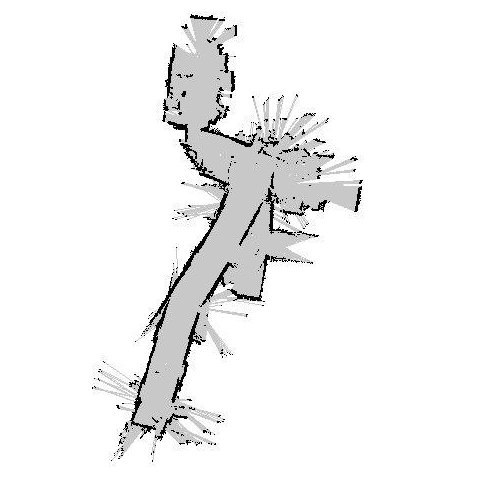
#> input picture src/grounding/spatial_cognition/robots_map.jpg, 480 x 480 px, found by its file name
$ python map_grounding.py
#> lines starting #> are read from the running program, lines starting #| are printed output that depends on the picture; after the words box and inside, x2 and y2 are one past the last pixel; in counts of white or black regions, pixels touching at a corner belong together
import numpy as np
import cv2
from PIL import Image, ImageDraw
from collections import Counter

def pil_to_list(img):
    return np.array(img.getdata(), np.uint8).reshape(img.size[1], img.size[0], 3)


def experiment_slam_input():


    im = Image.open('spatial_cognition/robots_map.jpg')
#> im is the input picture: PIL image 480x480 RGB; min 0, max 255, mean 241.7
    img_drawer = ImageDraw.Draw(im)
    block_sizes = [1, 2, 3, 4, 5, 6, 8, 10, 12, 15, 16, 20, 24, 30, 32, 40, 48, 60, 64, 80, 96, 120, 160, 192, 240, 320,
                   480, 960]
    block_size = block_sizes[2]
    n, m = im.height, im.width
#> n = 480; m = 480
    # ss = set()
    for i in range(n):
        for j in range(m):
            q = sum(im.getpixel((i, j))) // 3
            offset = 253
            if q > offset:
                img_drawer.point((i, j), fill=(0, 0, 0))
            elif q > 50:
                img_drawer.point((i, j), fill=(255, 255, 255))
            else:
                img_drawer.point((i, j), fill=(0, 0, 0))

    # N, M = n // block_size, m // block_size
    # maze = np.zeros(shape=(N, M)).astype(int)


    for i in range(n // block_size):
        for j in range(m // block_size):
            colors_sum = 0
            x, y = i, j
            for ii in range(x * block_size, x * block_size + block_size):
                for jj in range(y * block_size, y * block_size + block_size):
                    colors_sum += sum(im.getpixel((ii, jj))) // 3

            colors_sum /= block_size * block_size
            # ss.add(colors_sum)
            for ii in range(x * block_size, x * block_size + block_size):
                for jj in range(y * block_size, y * block_size + block_size):
                    # [4 lines of commented-out code are left out]
                    if colors_sum > 240:
                        img_drawer.point((ii, jj), fill=(255, 255, 255))
                    else:
                        img_drawer.point((ii, jj), fill=(0, 0, 0))

    block_size *= 2

    prev_color = []
    for i in range(n // block_size):
        for j in range(m // block_size):
            x, y = i, j
            for ii in range(x * block_size, x * block_size + block_size):
                for jj in range(y * block_size, y * block_size + block_size):
                    prev_color.append(sum(im.getpixel((ii, jj))) // 3)
            common_color = Counter(prev_color).most_common()[0][0]
            for ii in range(x * block_size, x * block_size + block_size):
                for jj in range(y * block_size, y * block_size + block_size):
                    if common_color > 240:
                        img_drawer.point((ii, jj), fill=(255, 255, 255))
                    else:
                        img_drawer.point((ii, jj), fill=(0, 0, 0))
            prev_color = []
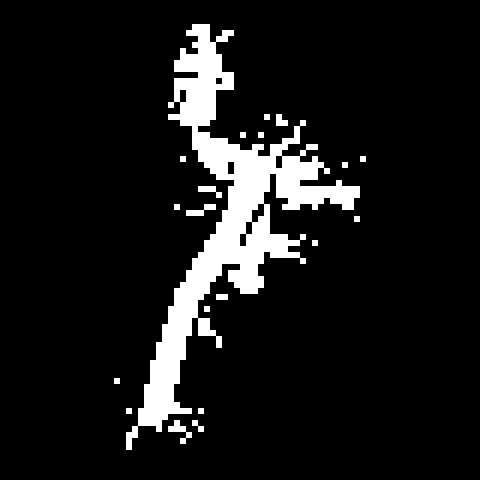
#> im: PIL image 480x480 RGB; 9.5% white; 20 white regions, largest, box (x1, y1, x2, y2) and area: (126, 24, 360, 450) 20700, (168, 420, 192, 444) 216, (186, 204, 216, 216) 180

    whiteline = {}
    line = []
    for j in range(m):
        counter = 0
        for i in range(n):
            if sum(im.getpixel((i, j))) // 3 == 255:
                counter += 1
                line.append((i, j))
            else:
                whiteline[counter] = line
                counter = 0
                line = []
    a = sorted(list(whiteline))
    a.reverse()
    print(a)
#| [84, 78, 72, 66, 60, 54, 48, 42, 36, 30, 24, 18, 12, 6, 0]
    for i, j in whiteline[a[1]]:
        img_drawer.point((i, j), fill=(255, 0, 0))
    print(len(whiteline))
#| 15

    #TODO выделение комнат

    # open_cv_image = np.array(im)
    # # Convert RGB to BGR
    # open_cv_image = open_cv_image[:, :, ::-1].copy()
    # edged = cv2.Canny(open_cv_image, 10, 250)
    # kernel = cv2.getStructuringElement(cv2.MORPH_RECT, (10, 10))
    # closed = cv2.morphologyEx(edged, cv2.MORPH_CLOSE, kernel)
    # # cnts = cv2.findContours(edged.copy(), cv2.RETR_EXTERNAL, cv2.CHAIN_APPROX_SIMPLE)[1]
    # # total = 0
    # # for c in cnts:
    # #     # аппроксимируем (сглаживаем) контур
    # #     peri = cv2.arcLength(c, True)
    # #     approx = cv2.approxPolyDP(c, 0.02 * peri, True)
    # #
    # #     # если у контура 4 вершины, предполагаем, что это книга
    # #     if len(approx) == 4:
    # #         cv2.drawContours(open_cv_image, [approx], -1, (0, 255, 0), 4)
    # #         total += 1
    # # print(total)
    # cv2.imwrite("spatial_cognition/robots_map_1.jpg", edged)

    #TODO выделение коридоров

    #TODO отрисовка робота, стола, блоков

    im.save('spatial_cognition/robots_map_1.jpg')


if __name__ == '__main__':
    experiment_slam_input()
